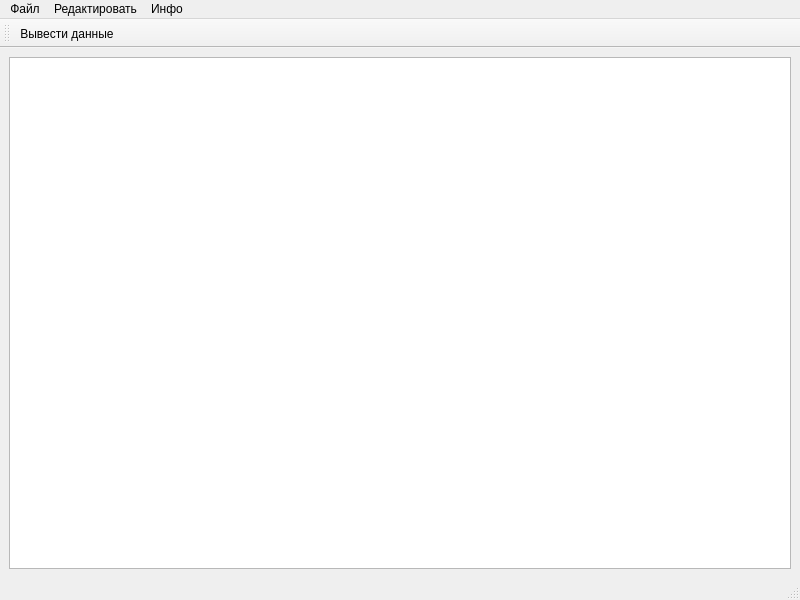
<?xml version="1.0" encoding="UTF-8"?>
<ui version="4.0">
 <class>DeviceByte</class>
 <widget class="QMainWindow" name="DeviceByte">
  <property name="geometry">
   <rect>
    <x>0</x>
    <y>0</y>
    <width>800</width>
    <height>600</height>
   </rect>
  </property>
  <property name="windowTitle">
   <string>DeviceByte</string>
  </property>
  <widget class="QWidget" name="centralwidget">
   <layout class="QGridLayout" name="gridLayout">
    <item row="0" column="0">
     <widget class="QPlainTextEdit" name="console"/>
    </item>
   </layout>
  </widget>
  <widget class="QMenuBar" name="menubar">
   <property name="geometry">
    <rect>
     <x>0</x>
     <y>0</y>
     <width>800</width>
     <height>21</height>
    </rect>
   </property>
   <widget class="QMenu" name="menu">
    <property name="title">
     <string>Файл</string>
    </property>
    <widget class="QMenu" name="menu_4">
     <property name="title">
      <string>Сохранить</string>
     </property>
    </widget>
    <addaction name="action_5"/>
    <addaction name="menu_4"/>
   </widget>
   <widget class="QMenu" name="menu_2">
    <property name="title">
     <string>Редактировать</string>
    </property>
    <addaction name="action_3"/>
    <addaction name="action_4"/>
   </widget>
   <widget class="QMenu" name="menu_3">
    <property name="title">
     <string>Инфо</string>
    </property>
    <addaction name="action"/>
   </widget>
   <addaction name="menu"/>
   <addaction name="menu_2"/>
   <addaction name="menu_3"/>
  </widget>
  <widget class="QStatusBar" name="statusbar"/>
  <widget class="QToolBar" name="toolBar">
   <property name="windowTitle">
    <string>toolBar</string>
   </property>
   <attribute name="toolBarArea">
    <enum>TopToolBarArea</enum>
   </attribute>
   <attribute name="toolBarBreak">
    <bool>false</bool>
   </attribute>
   <addaction name="action"/>
  </widget>
  <action name="action">
   <property name="icon">
    <iconset>
     <normaloff>../../Qt/Qt5.12.8/Examples/Qt-5.12.8/quick/customitems/slideswitch/content/knob.png</normaloff>../../Qt/Qt5.12.8/Examples/Qt-5.12.8/quick/customitems/slideswitch/content/knob.png</iconset>
   </property>
   <property name="text">
    <string>Вывести данные</string>
   </property>
  </action>
  <action name="action_3">
   <property name="text">
    <string>Отменить</string>
   </property>
  </action>
  <action name="action_4">
   <property name="text">
    <string>Подтвердить</string>
   </property>
  </action>
  <action name="action_5">
   <property name="text">
    <string>Открыть</string>
   </property>
  </action>
 </widget>
 <resources/>
 <connections/>
</ui>
